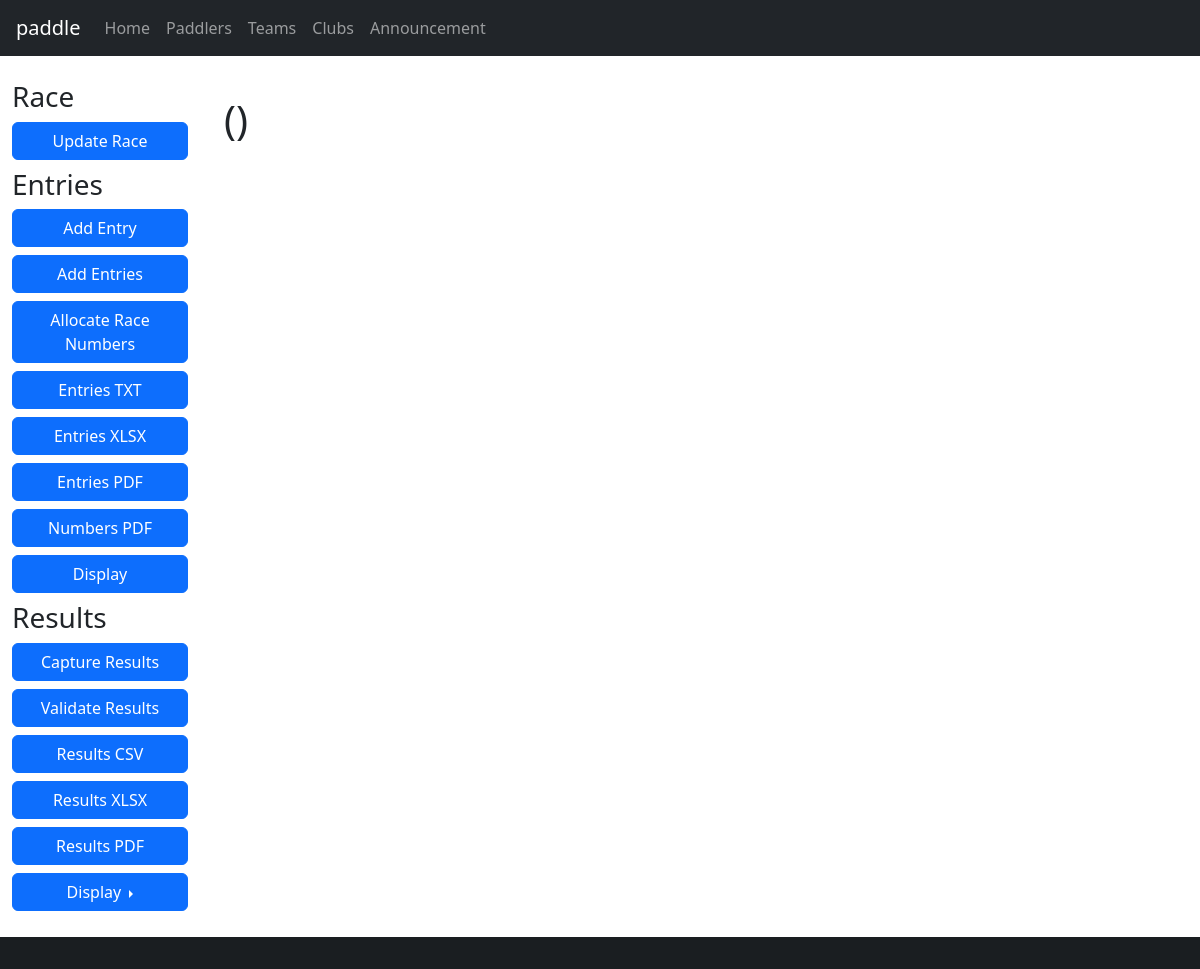
The page /race/9 on the database as committed earlier.
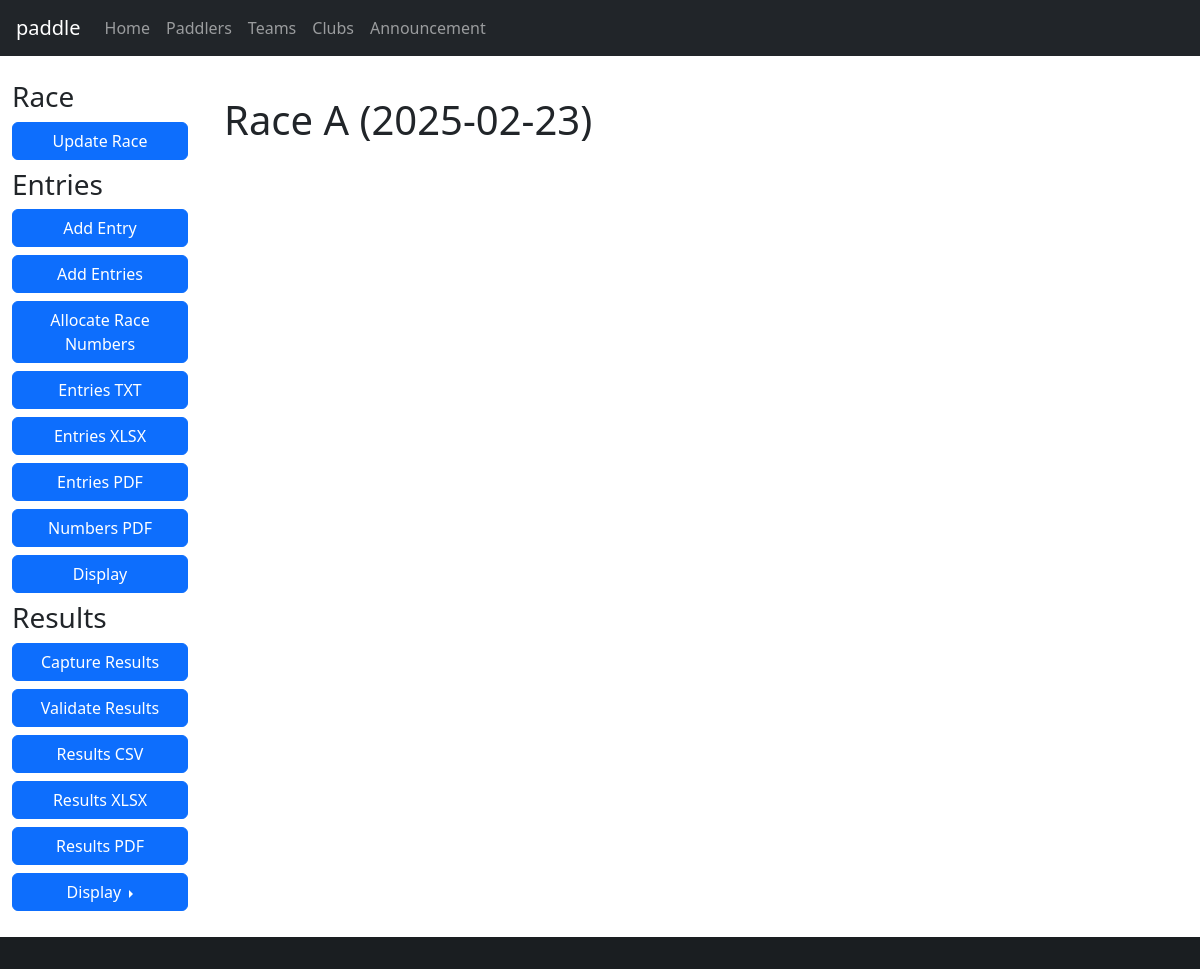
The same page on the database as committed later.
### database/database/race.py (models this page shows, shortened)
class Race(Base):
    __tablename__ = "race"
    __table_args__ = (UniqueConstraint("name", "date", name="uq_race_name_date"),)
    id = Column(Integer, primary_key=True)
    name = Column(String, nullable=False)
    date = Column(Date, nullable=False)
    series_id = Column(Integer, ForeignKey(Series.id), index=True)
    time_min_start = Column(String)
    time_max_start = Column(String)
    time_min_finish = Column(String)
    time_max_finish = Column(String)
    time_adjustment = Column(Integer)
    series = relationship(Series, backref="races", lazy="joined")

### paddle/views/race/__init__.py (the view)
@blueprint.route("/race/<race_id>")
@login_required
def race(race_id):
    entries = session.query(db.Entry).filter(db.Entry.race_id == race_id).all()
    race = session.get(db.Race, race_id)
    return render_template("race.j2", race=race, entries=entries)

### database/database/category.py (called while the page is built)
    def __str__(self):
        return self.label

### database/database/club.py (called while the page is built)
    @property
    def code(self):
        return self.code_regex.split("|")[0] if self.code_regex else None

### database/database/crew.py (called while the page is built)
    def __str__(self):
        club = f" ({self.club.code})" if self.club and self.club.code else ""
        return f"{self.paddler.name}{club}"

### database/database/entry.py (called while the page is built)
    def __str__(self):
        names = sorted([str(crew) for crew in self.crews])
        return " / ".join(names)

    @property
    def time(self):
        if self.time_start and self.time_finish:
            time_start = datetime.datetime.strptime(self.time_start, "%H:%M:%S")
            time_finish = datetime.datetime.strptime(self.time_finish, "%H:%M:%S")
            return (
                time_finish
                - time_start
                + datetime.timedelta(seconds=(self.time_adjustment or 0))
            )
        else:
            return None

### database/database/paddler.py (called while the page is built)
def combine_names(first, middle, last):
    name = [first, middle, last]
    name = list(filter(lambda item: item is not None, name))
    name = " ".join(name)
    name = name.strip()
    return name

    @hybrid_property
    def name(self):
        return combine_names(self.first, self.middle, self.last)

### paddle/templates/race.j2 (shortened to what this page needs)
{% extends "base-fluid.j2" %}
{% block styles %}
{% include 'common/datatables-css.j2' %}
{% include 'common/datatables-filter-css.j2' %}
{% endblock %}
{% block content %}
<h1>{{ race.name }} ({{ race.date }})</h1>
<div class="row">
    <div class="col-sm-12">
    </div>
</div>
{% endblock %}
{% block sidebar %}
{% include 'sidebar-race.j2' %}
{% endblock %}

Rows that differ between the two databases and show on the page:
added Race: name "Race A", date "2025-02-23"
